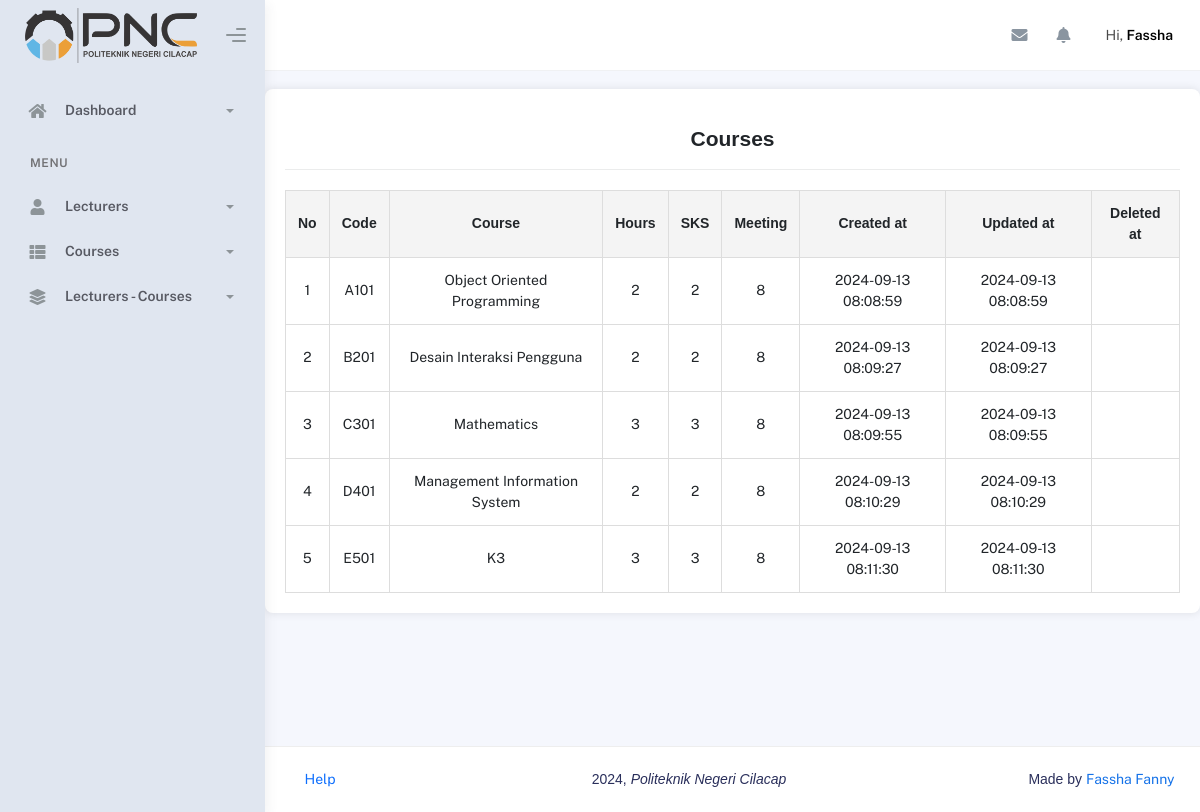
Screenshot of /kaiadmin-lite-1.2.0/course.php with the database file from the repository.
### tables this page shows
CREATE TABLE `courses` (
  `id` int(11) NOT NULL,
  `code` varchar(30) NOT NULL,
  `name` varchar(45) NOT NULL,
  `sks` int(10) NOT NULL,
  `hours` int(11) NOT NULL,
  `meeting` int(11) NOT NULL,
  `deleted_at` timestamp NULL DEFAULT NULL,
  `created_at` timestamp NOT NULL DEFAULT current_timestamp(),
  `updated_at` timestamp NOT NULL DEFAULT current_timestamp()
);

### kaiadmin-lite-1.2.0/koneksi.php (called while the page is built, shortened)
<?php
class Database {
    private $host = "localhost";
    private $username = "root";
    private $password = "";
    private $database = "pweb2";
    protected $koneksi;
    function __construct() {
        $this->koneksi = mysqli_connect($this->host, $this->username, $this->password, $this->database);
    }
    public function query($query) {
        return mysqli_query($this->koneksi, $query);
    }
}
class Courses extends Database {
    public function tampilData() {
        $query = "SELECT * FROM courses";
        $data = $this->query($query);
        $hasil = [];
        while ($row = mysqli_fetch_array($data, MYSQLI_ASSOC)) {
            $hasil[] = $row;
        }
        return $hasil;
    }
}
?>

### kaiadmin-lite-1.2.0/course.php (the view, shortened to what this page needs)
<!DOCTYPE html>
<html lang="en">
  <head>
    <link rel="stylesheet" href="assets/css/bootstrap.min.css" />
    <link rel="stylesheet" href="assets/css/plugins.min.css" />
    <link rel="stylesheet" href="assets/css/kaiadmin.min.css" />
  </head>
  <body>
    <div class="wrapper">
      <div class="sidebar" style="background-color: #e0e6f0;">
        <div class="sidebar-logo">
          <div class="logo-header" style="background-color: #e0e6f0;">
            <a href="index.html" class="logo">
              <img
                src="assets/img/kaiadmin/pnc.png"
                alt="navbar brand"
                class="navbar-brand"
                height="55"
              />
            </a>
            <div class="nav-toggle">
              <button class="btn btn-toggle toggle-sidebar">
                <i class="gg-menu-right"></i>
              </button>
            </div>
          </div>
        </div>
        <div class="sidebar-wrapper scrollbar scrollbar-inner">
          <div class="sidebar-content">
            <ul class="nav nav-secondary">
            <li class="nav-item">
                <a data-bs-toggle="collapse" href="#dashboard">
                  <i class="fas fa-home"></i>
                  <p>Dashboard</p>
                  <span class="caret"></span>
                </a>
              </li>
              <li class="nav-section">
                <h4 class="text-section">Menu</h4>
              </li>
              <li class="nav-item">
                <a data-bs-toggle="collapse" href="#base">
                  <i class="fas fa-user"></i>
                  <p>Lecturers</p>
                  <span class="caret"></span>
                </a>
              </li>
              <li class="nav-item">
                <a data-bs-toggle="collapse" href="#sidebarLayouts">
                  <i class="fas fa-th-list"></i>
                  <p>Courses</p>
                  <span class="caret"></span>
                </a>
              <li class="nav-item">
                <a data-bs-toggle="collapse" href="#maps">
                  <i class="fas fa-layer-group"></i>
                  <p>Lecturers - Courses</p>
                  <span class="caret"></span>
                </a>
              </li>
            </ul>
          </div>
        </div>
      </div>
      <div class="main-panel">
        <div class="main-header">
          <nav
            class="navbar navbar-header navbar-header-transparent navbar-expand-lg border-bottom"
          >
            <div class="container-fluid">
              <ul class="navbar-nav topbar-nav ms-md-auto align-items-center">
                <li class="nav-item topbar-icon dropdown hidden-caret">
                  <a
                    class="nav-link dropdown-toggle"
                    href="#"
                    id="messageDropdown"
                    role="button"
                    data-bs-toggle="dropdown"
                    aria-haspopup="true"
                    aria-expanded="false"
                  >
                    <i class="fa fa-envelope"></i>
                  </a>
                </li>
                <li class="nav-item topbar-icon dropdown hidden-caret">
                  <a
                    class="nav-link dropdown-toggle"
                    href="#"
                    id="notifDropdown"
                    role="button"
                    data-bs-toggle="dropdown"
                    aria-haspopup="true"
                    aria-expanded="false"
                  >
                    <i class="fa fa-bell"></i>
                  </a>
                </li>
                <li class="nav-item topbar-user dropdown hidden-caret">
                  <a
                    class="dropdown-toggle profile-pic"
                    data-bs-toggle="dropdown"
                    href="#"
                    aria-expanded="false"
                  >
                    <span class="profile-username">
                      <span class="op-7">Hi,</span>
                      <span class="fw-bold">Fassha</span>
                    </span>
                  </a>
                </li>
              </ul>
            </div>
          </nav>
        </div>
        <?php
require_once('koneksi.php');
$tampilCourse = new Courses();
$data = $tampilCourse->tampilData();
?>
<!DOCTYPE html>
<html>
<head>
</head>
<body>
<div class="container">
        <div class="card">
            <div class="card-header">
                Courses
            </div>
            <table>
                <thead>
                    <tr>
                        <th>No</th>
                        <th>Code</th>
                        <th>Course</th>
                        <th>Hours</th>
                        <th>SKS</th>
                        <th>Meeting</th>
                        <th>Created at</th>
                        <th>Updated at</th>
                        <th>Deleted at</th>
                    </tr>
                </thead>
                <tbody>
                    <?php
                    $no = 1;
                    foreach($data as $row){
                    ?>
                        <tr>
                            <td><?php echo htmlspecialchars($no++, ENT_QUOTES, 'UTF-8'); ?></td>
                            <td><?php echo htmlspecialchars($row['code'], ENT_QUOTES, 'UTF-8'); ?></td>
                            <td><?php echo htmlspecialchars($row['name'], ENT_QUOTES, 'UTF-8'); ?></td>
                            <td><?php echo htmlspecialchars($row['sks'], ENT_QUOTES, 'UTF-8'); ?></td>
                            <td><?php echo htmlspecialchars($row['hours'], ENT_QUOTES, 'UTF-8'); ?></td>
                            <td><?php echo htmlspecialchars($row['meeting'], ENT_QUOTES, 'UTF-8'); ?></td>
                            <td><?php echo htmlspecialchars($row['created_at'], ENT_QUOTES, 'UTF-8'); ?></td>
                            <td><?php echo htmlspecialchars($row['updated_at'], ENT_QUOTES, 'UTF-8'); ?></td>
                            <td><?php echo htmlspecialchars($row['deleted_at'], ENT_QUOTES, 'UTF-8'); ?></td>
                        </tr>
                    <?php
                    }
                    ?>
                </tbody>
            </table>
        </div>
    </div>
        <footer class="footer">
          <div class="container-fluid d-flex justify-content-between">
            <nav class="pull-left">
              <ul class="nav">
                <li class="nav-item">
                  <a class="nav-link" href="#"> Help </a>
                </li>
              </ul>
            </nav>
            <div class="copyright">
              2024, <i>Politeknik Negeri Cilacap</i></a>
            </div>
            <div>
              Made by
              <a target="_blank" href="#">Fassha Fanny</a>
            </div>
          </div>
        </footer>
      </div>
    </div>
  </body>
</html>

### kaiadmin-lite-1.2.0/course.php (style rules this page uses)
body { font-family: Arial, sans-serif; margin: 0; padding: 0; }
.container { width: 90%; margin: auto; overflow: hidden; }
.card { background-color: #fff; border-radius: 8px; box-shadow: 0 0 10px rgba(0, 0, 0, 0.1); margin: 20px 0; padding: 20px; }
.card-header { font-size: 1.5em; font-weight: bold; margin-bottom: 20px; text-align: center; }
table { width: 100%; border-collapse: collapse; }
th, td { border: 1px solid #ddd; padding: 12px; text-align: center; }
th { background-color: #f4f4f4; }

### rows the page displays
courses: code "A101", name "Object Oriented Programming", sks "2", hours "2", meeting "8", created_at "2024-09-13 08:08:59", updated_at "2024-09-13 08:08:59"
courses: code "B201", name "Desain Interaksi Pengguna", sks "2", hours "2", meeting "8", created_at "2024-09-13 08:09:27", updated_at "2024-09-13 08:09:27"
courses: code "C301", name "Mathematics", sks "3", hours "3", meeting "8", created_at "2024-09-13 08:09:55", updated_at "2024-09-13 08:09:55"
courses: code "D401", name "Management Information System", sks "2", hours "2", meeting "8", created_at "2024-09-13 08:10:29", updated_at "2024-09-13 08:10:29"
courses: code "E501", name "K3", sks "3", hours "3", meeting "8", created_at "2024-09-13 08:11:30", updated_at "2024-09-13 08:11:30"
